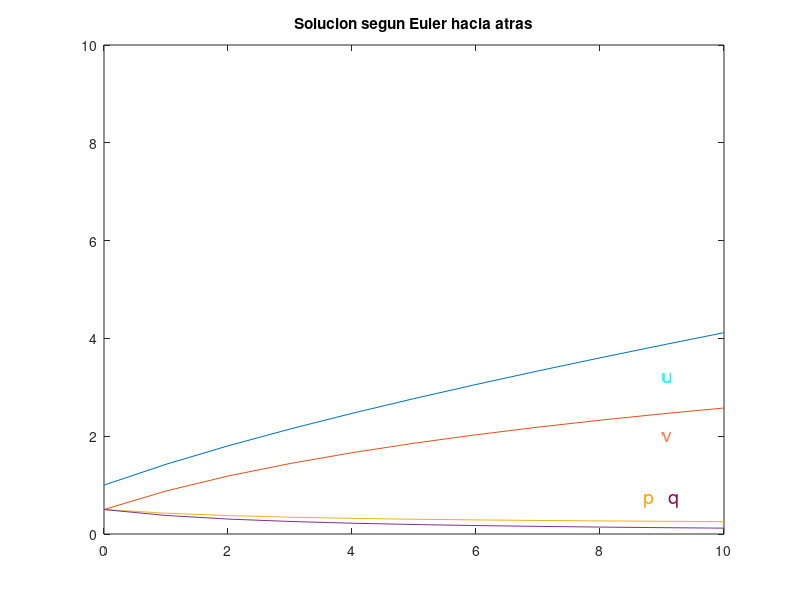

Write MATLAB code to recreate this figure.
n=10;
a=0;
b=10;
h = ( b - a ) / n;
x0=[1 0.5 0.5 0.5];
z=x0
t=a;
x=x0;
T=t;
X=x;
U = x0(1);
V = x0(2);
P = x0(3);
Q = x0(4);
for i=1:n
ua = z(1);
va = z(2);
pa = z(3);
qa = z(4);
     u=ua+h*pa
     v=va+h*qa
     p=pa+h*(-2*va*pa*qa)/(1+ua^2+va^2)
     q=qa+h*(-2*ua*pa*qa)/(1+ua^2+va^2)
     x(1)=u
     x(2)=v
     x(3)=p
     x(4)=q
     for j=1:10
     J=[1,0,-h,0;0,1,0,-h;-(2*h*v*p*q*(2*u))/((1+u^2+v^2)^2),(2*h*p*q*(-1+v^2-u^2))/((1+u^2+v^2)^2),1+((2*h*v*q)/(1+u^2+v^2)),(2*h*v*p)/(1+u^2+v^2);(2*h*p*q*(-1+u^2-v^2))/((1+u^2+v^2)^2),-(2*h*u*p*q*(2*v))/((1+u^2+v^2)^2),(2*h*u*q)/(1+u^2+v^2),1+((2*h*u*p)/(1+u^2+v^2))]
     B=(-1)*[u-(h)*p-ua;v-(h)*q-va;p+(2*h*v*p*q)/(1+u^2+v^2)-pa;q+(2*h*u*p*q)/(1+u^2+v^2)-qa]
     s = J\B
     x=x+s'
     u = x(1);
     v = x(2);
     p = x(3);
     q = x(4);
     endfor
z=x    
  t = t + h;
  T = [ T, t ];
  U = [ U, u ];
  V = [ V, v ];
  P = [ P, p ];
  Q = [ Q, q ];
endfor
X=[U' V' P' Q']
plot(T,X)
disp(X)
axis([0 10 0 10]);
title("Solucion segun Euler hacia atras");
text(9,3.2,'u','Color','cyan','FontSize',14);
text(9,2,'v','Color',[255/255 127/255 80/255],'FontSize',14);
text(8.7,0.7,'p','Color',[255/255 165/255 0/255],'FontSize',14);
text(9.1,0.7,'q','Color',[139/255 10/255 80/255],'FontSize',14);